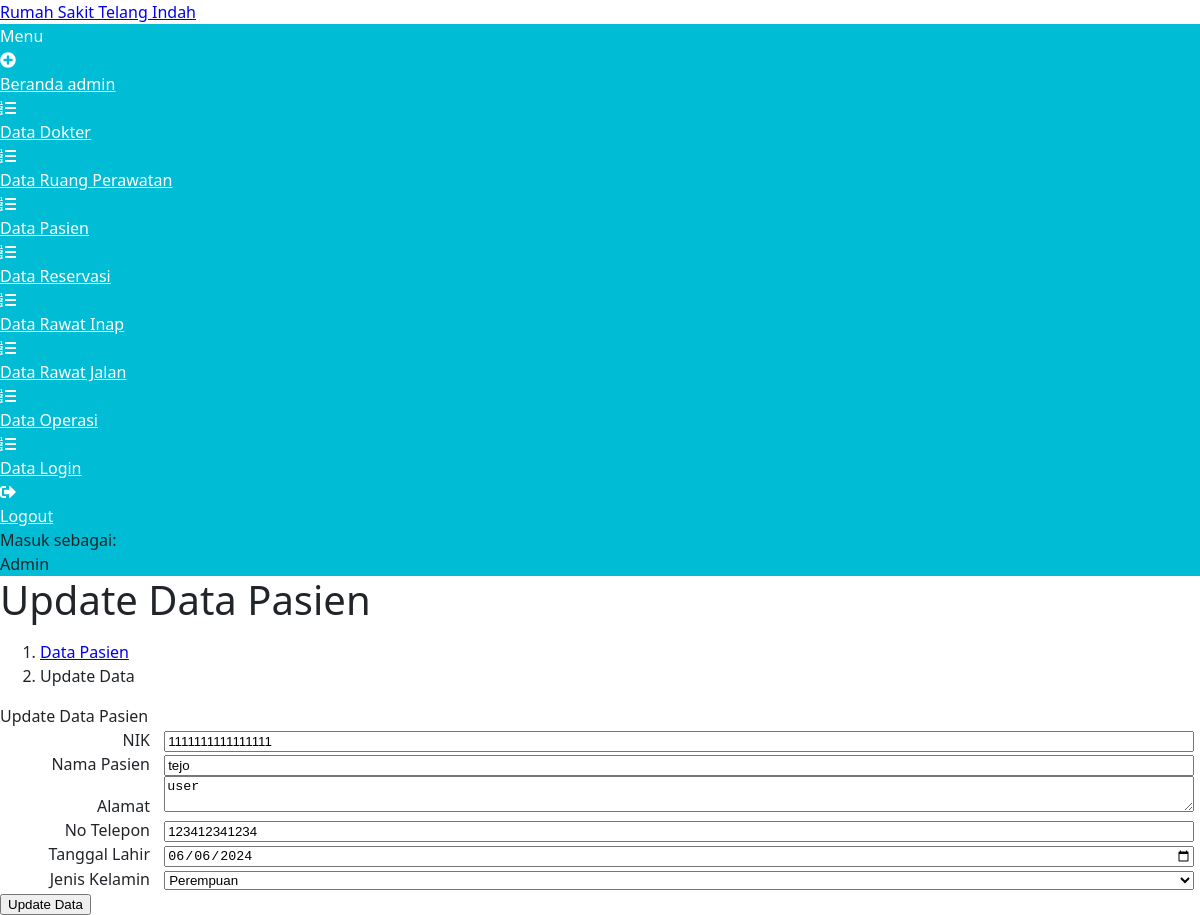
The app's page /updatepasien.php?op=edit&id=7 (signed in) with its own data.
### tables this page shows
CREATE TABLE `pasien` (
  `id_pasien` int(11) NOT NULL,
  `nik` varchar(16) NOT NULL,
  `nama_pasien` varchar(50) NOT NULL,
  `alamat` varchar(50) NOT NULL,
  `no_telepon` varchar(20) NOT NULL,
  `tanggal_lahir` date NOT NULL,
  `jenis_kelamin` enum('Laki - Laki','Perempuan') NOT NULL
);

### updatepasien.php (the view, shortened to what this page needs)
<?php
require 'function.php';
if (isset($_GET['op']) && $_GET['op'] == 'edit' && isset($_GET['id'])) {
    $id = $_GET['id'];
    $sql = "SELECT * FROM pasien WHERE id_pasien = ?";
    $stmt = mysqli_prepare($koneksi, $sql);
    mysqli_stmt_bind_param($stmt, 'i', $id);
    mysqli_stmt_execute($stmt);
    $result = mysqli_stmt_get_result($stmt);
    if ($result) {
        $row = mysqli_fetch_assoc($result);
    } else {
        die('Gagal mengeksekusi query: ' . mysqli_error($koneksi));
    }
} else {
    die('Akses tidak sah.');
}
?>
<!DOCTYPE html>
<html lang="en">
<head>
    <link href="https://cdn.jsdelivr.net/npm/simple-datatables@latest/dist/style.css" rel="stylesheet" />
    <link href="css/styles.css" rel="stylesheet" />
</head>
<body class="sb-nav-fixed">
<nav class="sb-topnav navbar navbar-expand navbar-dark bg-primary">
        <a class="navbar-brand ps-3" href="user.php">Rumah Sakit Telang Indah</a>
    </nav>
    <div id="layoutSidenav">
        <div id="layoutSidenav_nav">
            <nav class="sb-sidenav accordion sb-sidenav-dark bg-cyan" id="sidenavAccordion">
                <div class="sb-sidenav-menu">
                    <div class="nav">
                        <div class="sb-sidenav-menu-heading">Menu</div>
                        <a class="nav-link" href="admin.php">
                            <div class="sb-nav-link-icon"><i class="fas fa-plus-circle"></i></div>
                            Beranda admin
                        </a>
                        <a class="nav-link" href="tabeldokter.php">
                            <div class="sb-nav-link-icon"><i class="fas fa-list-ol"></i></div>
                            Data Dokter
                        </a>
                        <a class="nav-link" href="tabelruangperawatan.php">
                            <div class="sb-nav-link-icon"><i class="fas fa-list-ol"></i></div>
                            Data Ruang Perawatan
                        </a>
                        <a class="nav-link" href="tabelpasien.php">
                            <div class="sb-nav-link-icon"><i class="fas fa-list-ol"></i></div>
                            Data Pasien
                        </a>
                        <a class="nav-link" href="tabelreservasi.php">
                            <div class="sb-nav-link-icon"><i class="fas fa-list-ol"></i></div>
                            Data Reservasi
                        </a>
                        <a class="nav-link" href="tabelrawatinap.php">
                            <div class="sb-nav-link-icon"><i class="fas fa-list-ol"></i></div>
                            Data Rawat Inap
                        </a>
                        <a class="nav-link" href="tabelrawatjalan.php">
                            <div class="sb-nav-link-icon"><i class="fas fa-list-ol"></i></div>
                            Data Rawat Jalan
                        </a>
                        <a class="nav-link" href="tabeloperasi.php">
                            <div class="sb-nav-link-icon"><i class="fas fa-list-ol"></i></div>
                            Data Operasi
                        </a>
                        <a class="nav-link" href="tabellogin.php">
                            <div class="sb-nav-link-icon"><i class="fas fa-list-ol"></i></div>
                            Data Login
                        </a>
                        <a class="nav-link" href="logout.php">
                            <div class="sb-nav-link-icon"><i class="fas fa-sign-out-alt"></i></div>
                            Logout
                        </a>
                    </div>
                </div>
                <div class="sb-sidenav-footer">
                    <div class="small">Masuk sebagai:</div>
                    Admin
                </div>
            </nav>
        </div>
        <div id="layoutSidenav_content">
            <main>
                <div class="container-fluid px-4">
                    <h1 class="mt-4">Update Data Pasien</h1>
                    <ol class="breadcrumb mb-4">
                        <li class="breadcrumb-item"><a href="tabelpasien.php">Data Pasien</a></li>
                        <li class="breadcrumb-item active">Update Data</li>
                    </ol>
                    <div class="mx-auto">
                        <div class="card mb-4">
                            <div class="card-header">
                                Update Data Pasien
                            </div>
                            <div class="card-body">
                                <form method="POST">
                                    <div class="mb-3">
                                        <label for="nik" class="form-label">NIK</label>
                                        <input type="text" class="form-control" id="nik" name="nik"
                                            value="<?php echo isset($row['nik']) ? $row['nik'] : '' ?>"
                                            required>
                                    </div>
                                    <div class="mb-3">
                                        <label for="nama_pasien" class="form-label">Nama Pasien</label>
                                        <input type="text" class="form-control" id="nama_pasien" name="nama_pasien"
                                            value="<?php echo isset($row['nama_pasien']) ? $row['nama_pasien'] : '' ?>"
                                            required>
                                    </div>
                                    <div class="mb-3">
                                        <label for="alamat" class="form-label">Alamat</label>
                                        <textarea class="form-control" id="alamat" name="alamat"
                                            required><?php echo isset($row['alamat']) ? $row['alamat'] : '' ?></textarea>
                                    </div>
                                    <div class="mb-3">
                                        <label for="no_telepon" class="form-label">No Telepon</label>
                                        <input type="text" class="form-control" id="no_telepon" name="no_telepon"
                                            value="<?php echo isset($row['no_telepon']) ? $row['no_telepon'] : '' ?>"
                                            required>
                                    </div>
                                    <div class="mb-3">
                                        <label for="tanggal_lahir" class="form-label">Tanggal Lahir</label>
                                        <input type="date" class="form-control" id="tanggal_lahir" name="tanggal_lahir"
                                            value="<?php echo isset($row['tanggal_lahir']) ? $row['tanggal_lahir'] : '' ?>"
                                            required>
                                    </div>
                                    <div class="mb-3">
                                        <label for="jenis_kelamin" class="form-label">Jenis Kelamin</label>
                                        <select class="form-select" id="jenis_kelamin" name="jenis_kelamin" required>
                                            <option value="Perempuan"
                                                <?php echo isset($row['jenis_kelamin']) && $row['jenis_kelamin'] == 'Perempuan' ? 'selected' : '' ?>>
                                                Perempuan</option>
                                        </select>
                                    </div>
                                    <button type="submit" class="btn btn-primary">Update Data</button>
                                </form>
                            </div>
                        </div>
                    </div>
                </div>
            </main>
        </div>
    </div>
</body>
</html>

### css/styles.css (style rules this page uses)
:root { --bs-blue: #0d6efd; --bs-indigo: #6610f2; --bs-purple: #6f42c1; --bs-pink: #d63384; --bs-red: #dc3545; --bs-orange: #fd7e14; --bs-yellow: #ffc107; --bs-green: #198754; --bs-teal: #20c997; --bs-cyan: #0dcaf0; --bs-white: #fff; --bs-gray: #6c757d; --bs-gray-dark: #343a40; --bs-primary: #0d6efd; --bs-secondary: #6c757d; --bs-success: #198754; --bs-info: #0dcaf0; --bs-warning: #ffc107; --bs-danger: #dc3545; --bs-light: #f8f9fa; --bs-dark: #212529; --bs-font-sans-serif: system-ui, -apple-system, "Segoe UI", Roboto, "Helvetica Neue", Arial, "Noto Sans", "Liberation Sans", sans-serif, "Apple Color Emoji", "Segoe UI Emoji", "Segoe UI Symbol", "Noto Color Emoji"; --bs-font-monospace: SFMono-Regular, Menlo, Monaco, Consolas, "Liberation Mono", "Courier New", monospace; --bs-gradient: linear-gradient(180deg, rgba(255, 255, 255, 0.15), rgba(255, 255, 255, 0)); }
*, *::before, *::after { box-sizing: border-box; }
@media (prefers-reduced-motion: no-preference) { :root { scroll-behavior: smooth; } }
body { margin: 0; font-family: var(--bs-font-sans-serif); font-size: 1rem; font-weight: 400; line-height: 1.5; color: #212529; background-color: #fff; -webkit-text-size-adjust: 100%; -webkit-tap-highlight-color: rgba(0, 0, 0, 0); }
h6, .h6, h5, .h5, h4, .h4, h3, .h3, h2, .h2, h1, .h1 { margin-top: 0; margin-bottom: 0.5rem; font-weight: 500; line-height: 1.2; }
h1, .h1 { font-size: calc(1.375rem + 1.5vw); }
@media (min-width: 1200px) { h1, .h1 { font-size: 2.5rem; } }
body, html { height: 100%; }
#layoutSidenav { display: flex; min-height: 100vh; flex-direction: column; }
#layoutSidenav_content { flex: 1; display: flex; flex-direction: column; }
main { flex: 1; }
.bg-cyan { background-color: #00bcd4 !important; }
.sb-sidenav-menu .nav .sb-sidenav-menu-heading, .sb-sidenav-menu .nav .nav-link { color: white !important; }

### updatepasien.php (style rules this page uses)
.form-label { display: inline-block; width: 150px; text-align: right; margin-right: 10px; }
.form-control, .form-select { display: inline-block; width: calc(100% - 170px); }

### records on screen
pasien: nik "1111111111111111", nama_pasien "tejo", alamat "user", no_telepon "123412341234", tanggal_lahir "06/06/2024", jenis_kelamin "Perempuan"
